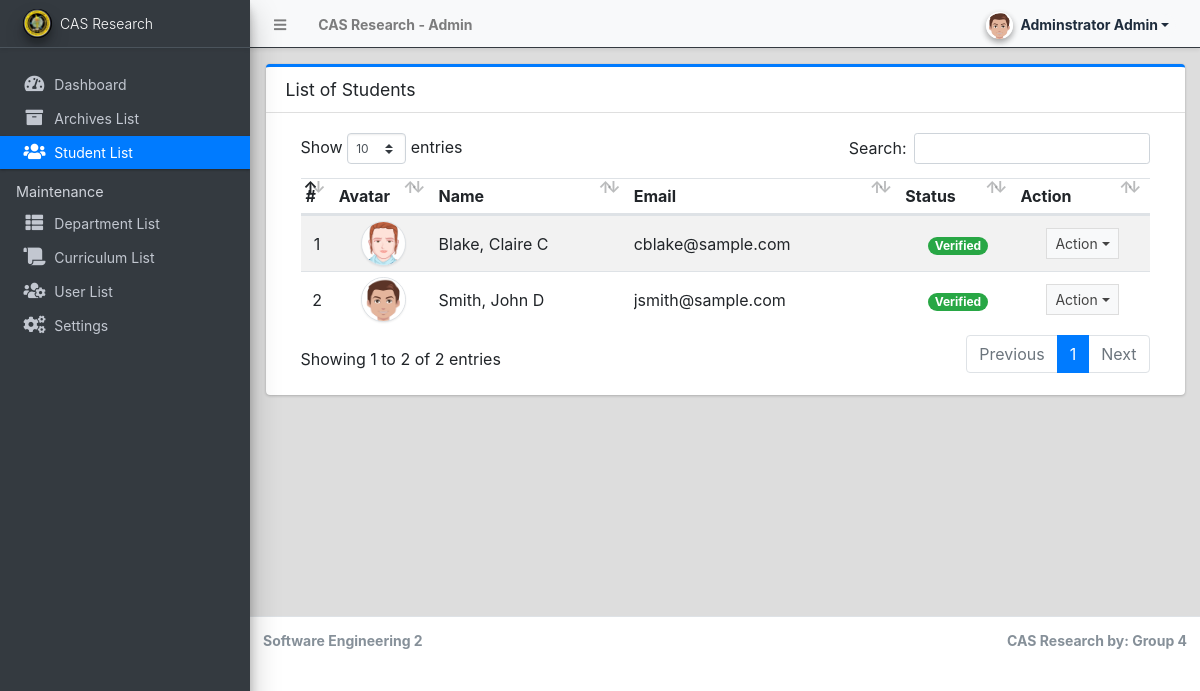
Page /admin/?page=students (signed in) on the committed database.
### tables this page shows
CREATE TABLE `student_list` (
  `id` int(30) NOT NULL,
  `firstname` text NOT NULL,
  `middlename` text NOT NULL,
  `lastname` text NOT NULL,
  `department_id` int(30) NOT NULL,
  `curriculum_id` int(30) NOT NULL,
  `email` text NOT NULL,
  `password` text NOT NULL,
  `gender` varchar(50) NOT NULL,
  `status` tinyint(4) NOT NULL DEFAULT 0,
  `avatar` text NOT NULL,
  `date_created` datetime NOT NULL DEFAULT current_timestamp(),
  `date_updated` datetime DEFAULT NULL ON UPDATE current_timestamp()
);

### config.php (called while the page is built, shortened)
<?php
function validate_image($file)
{
    if (!empty($file)) {
        $ex = explode('?', $file);
        $file = $ex[0];
        $param = isset($ex[1]) ? '?' . $ex[1] : '';
        if (is_file(base_app . $file)) {
            return base_url . $file . $param;
        } else {
            return base_url . 'dist/img/no-image-available.png';
        }
    } else {
        return base_url . 'dist/img/no-image-available.png';
    }
}
?>

### admin/students/index.php (the view, shortened to what this page needs)
<div class="card card-outline card-primary">
	<div class="card-header">
		<h3 class="card-title">List of Students</h3>
	</div>
	<div class="card-body">
		<div class="container-fluid">
        <div class="container-fluid">
			<table class="table table-hover table-striped">
				<!-- <colgroup>
					<col width="5%">
					<col width="10%">
					<col width="20%">
					<col width="20%">
					<col width="15%">
					<col width="15%">
					<col width="10%">
				</colgroup> -->
				<thead>
					<tr>
						<th>#</th>
						<th>Avatar</th>
						<th>Name</th>
						<th>Email</th>
						<th>Status</th>
						<th>Action</th>
					</tr>
				</thead>
				<tbody>
					<?php
						$i = 1;
						$qry = $conn->query("SELECT *,concat(lastname,', ',firstname,' ', middlename) as name from `student_list`  order by concat(lastname,', ',firstname,' ', middlename) asc ");
						while($row = $qry->fetch_assoc()):
					?>
						<tr>
							<td class="text-center"><?php echo $i++; ?></td>
							<td class="text-center"><img src="<?php echo validate_image($row['avatar']) ?>" class="img-avatar img-thumbnail p-0 border-2" alt="user_avatar"></td>
							<td><?php echo ucwords($row['name']) ?></td>
							<td ><p class="m-0 truncate-1"><?php echo $row['email'] ?></p></td>
							<td class="text-center">
								<?php if($row['status'] == 1): ?>
									<span class="badge badge-pill badge-success">Verified</span>
								<?php else: ?>
								<span class="badge badge-pill badge-primary">Not Verified</span>
								<?php endif; ?>
							</td>
							<td align="center">
								 <button type="button" class="btn btn-flat btn-default btn-sm dropdown-toggle dropdown-icon" data-toggle="dropdown">
				                  		Action
				                  </button>
							</td>
						</tr>
					<?php endwhile; ?>
				</tbody>
			</table>
		</div>
		</div>
	</div>
</div>

### admin/students/index.php (style rules this page uses)
.img-avatar { width:45px; height:45px; object-fit:cover; object-position:center center; border-radius:100%; }

### rows in the picture
student_list: avatar (picture), name "Blake, Claire C", email "cblake@sample.com", status "Verified"
student_list: avatar (picture), name "Smith, John D", email "jsmith@sample.com", status "Verified"

### other values in the picture
$_settings->info('name') "CAS Research"
$_settings->userdata('firstname').' '.$_settings->userdata('lastname') "Adminstrator Admin"
$_settings->info('short_name') "CAS Research"
